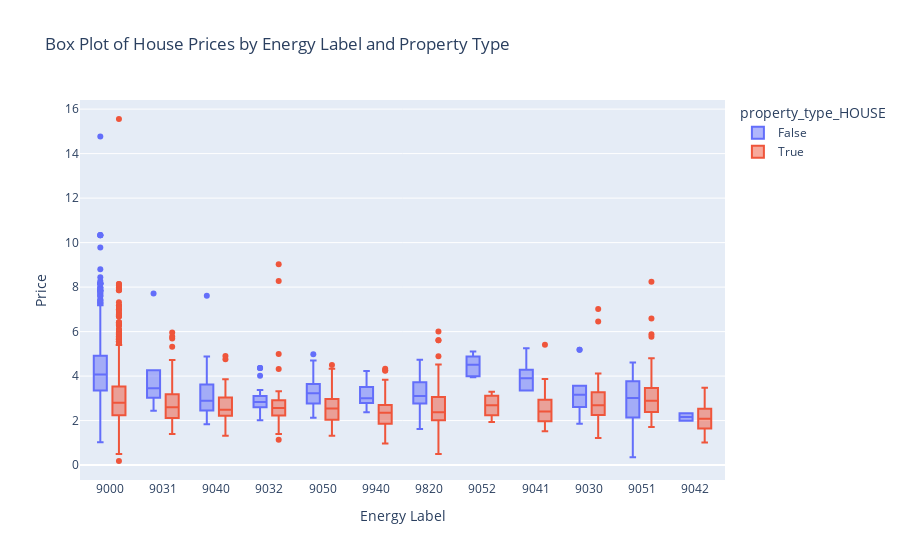

Notebook cell for this chart:
### Code cell
df.head(50)

# Create the box plot
fig = px.box(df, x='postal_code', y='price_sq', color='property_type_HOUSE', title='Box Plot of House Prices by Energy Label and Property Type')#category_orders={'energy_label': energy_label_order})

# Update layout for better visualization
fig.update_layout(
    xaxis_title='Energy Label',
    yaxis_title='Price',
    boxmode='group'  # Group by property type
)

# Show the plot
fig.show()

### Figure 1 — Plotly figure (JSON) as saved in the notebook; plotly's stock layout.template omitted (floating-point values rounded to 4 significant figures; data arrays with more than 128 entries replaced by an {"elided": "..."} marker saying what was removed)
{"data": [{"alignmentgroup": "True", "hovertemplate": "property_type_HOUSE=False<br>postal_code=%{x}<br>price_sq=%{y}<extra></extra>", "legendgroup": "False", "marker": {"color": "#636efa"}, "name": "False", "notched": false, "offsetgroup": "False", "orientation": "v", "showlegend": true, "type": "box", "x": {"elided": "1185 str values"}, "x0": " ", "xaxis": "x", "y": {"elided": "1185 float values"}, "y0": " ", "yaxis": "y"}, {"alignmentgroup": "True", "hovertemplate": "property_type_HOUSE=True<br>postal_code=%{x}<br>price_sq=%{y}<extra></extra>", "legendgroup": "True", "marker": {"color": "#EF553B"}, "name": "True", "notched": false, "offsetgroup": "True", "orientation": "v", "showlegend": true, "type": "box", "x": {"elided": "1587 str values"}, "x0": " ", "xaxis": "x", "y": {"elided": "1587 float values"}, "y0": " ", "yaxis": "y"}], "layout": {"boxmode": "group", "legend": {"title": {"text": "property_type_HOUSE"}, "tracegroupgap": 0}, "title": {"text": "Box Plot of House Prices by Energy Label and Property Type"}, "xaxis": {"anchor": "y", "domain": [0, 1], "title": {"text": "Energy Label"}}, "yaxis": {"anchor": "x", "domain": [0, 1], "title": {"text": "Price"}}}}
